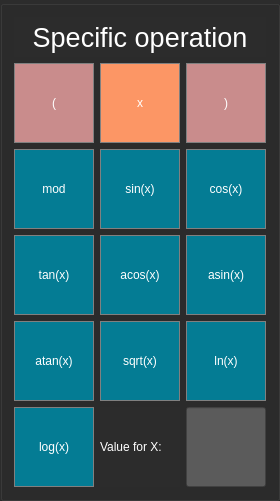
      <widget class="QGroupBox" name="SpecificOperation">
       <property name="styleSheet">
        <string notr="true">QGroupBox {background:rgb(44, 44, 44);}
QLineEdit {
color: black;
background:rgb(91, 91, 91);
}
QLabel {
background:rgb(44, 44, 44);
  color: white;
}
QPushButton {
    background: rgb(4, 124, 148);
    color: white;
    border: 1px solid gray;
}

QPushButton:hover {
    background: QLinearGradient(x1: 0, y1: 0,
                                x2: 1, y2: 1,
                                stop: 0.3 #4B79A1,
                                stop: 1 #283E51);
    color: white;
}
QPushButton:pressed {
    background-color: QLinearGradient(x1: 0, y1: 0, x2: 0, y2: 1,
                                      stop: 0 #dadbde, stop: 1 rgb(183, 182, 184));
}

</string>
       </property>
       <layout class="QGridLayout" name="gridLayout_2">
        <item row="1" column="2">
         <widget class="QPushButton" name="pushButton_RB">
          <property name="sizePolicy">
           <sizepolicy hsizetype="Fixed" vsizetype="Preferred">
            <horstretch>0</horstretch>
            <verstretch>0</verstretch>
           </sizepolicy>
          </property>
          <property name="minimumSize">
           <size>
            <width>80</width>
            <height>80</height>
           </size>
          </property>
          <property name="maximumSize">
           <size>
            <width>80</width>
            <height>80</height>
           </size>
          </property>
          <property name="styleSheet">
           <string notr="true">/* QPushButton в салатовом стиле */
QPushButton {
  background-color:#c98c8c
;
  color: white; 
  border: 1px solid gray;
}
QPushButton:pressed {
    background-color: qlineargradient(x1: 0, y1: 0, x2: 0, y2: 1,
                                      stop: 0 #FF7832, stop: 1 #FF9739);
}
</string>
          </property>
          <property name="text">
           <string>)</string>
          </property>
          <attribute name="buttonGroup">
           <string notr="true">NumsGroup</string>
          </attribute>
         </widget>
        </item>
        <item row="3" column="2">
         <widget class="QPushButton" name="pushButton_asin">
          <property name="sizePolicy">
           <sizepolicy hsizetype="Fixed" vsizetype="Preferred">
            <horstretch>0</horstretch>
            <verstretch>0</verstretch>
           </sizepolicy>
          </property>
          <property name="minimumSize">
           <size>
            <width>80</width>
            <height>80</height>
           </size>
          </property>
          <property name="maximumSize">
           <size>
            <width>80</width>
            <height>80</height>
           </size>
          </property>
          <property name="styleSheet">
           <string notr="true"/>
          </property>
          <property name="text">
           <string>asin(x)</string>
          </property>
          <attribute name="buttonGroup">
           <string notr="true">TrigonometricGroup</string>
          </attribute>
         </widget>
        </item>
        <item row="0" column="0" colspan="3">
         <widget class="QLabel" name="label">
          <property name="minimumSize">
           <size>
            <width>0</width>
            <height>40</height>
           </size>
          </property>
          <property name="maximumSize">
           <size>
            <width>16777215</width>
            <height>40</height>
           </size>
          </property>
          <property name="font">
           <font>
            <pointsize>20</pointsize>
           </font>
          </property>
          <property name="text">
           <string>Specific operation</string>
          </property>
          <property name="alignment">
           <set>Qt::AlignCenter</set>
          </property>
         </widget>
        </item>
        <item row="5" column="1">
         <widget class="QLabel" name="label_2">
          <property name="styleSheet">
           <string notr="true"/>
          </property>
          <property name="text">
           <string>Value for X:</string>
          </property>
         </widget>
        </item>
        <item row="2" column="0">
         <widget class="QPushButton" name="pushButton_mod">
          <property name="sizePolicy">
           <sizepolicy hsizetype="Fixed" vsizetype="Preferred">
            <horstretch>0</horstretch>
            <verstretch>0</verstretch>
           </sizepolicy>
          </property>
          <property name="minimumSize">
           <size>
            <width>80</width>
            <height>80</height>
           </size>
          </property>
          <property name="maximumSize">
           <size>
            <width>80</width>
            <height>80</height>
           </size>
          </property>
          <property name="styleSheet">
           <string notr="true"/>
          </property>
          <property name="text">
           <string> mod </string>
          </property>
          <attribute name="buttonGroup">
           <string notr="true">NumsGroup</string>
          </attribute>
         </widget>
        </item>
        <item row="1" column="0">
         <widget class="QPushButton" name="pushButton_LB">
          <property name="sizePolicy">
           <sizepolicy hsizetype="Fixed" vsizetype="Preferred">
            <horstretch>0</horstretch>
            <verstretch>0</verstretch>
           </sizepolicy>
          </property>
          <property name="minimumSize">
           <size>
            <width>80</width>
            <height>80</height>
           </size>
          </property>
          <property name="maximumSize">
           <size>
            <width>80</width>
            <height>80</height>
           </size>
          </property>
          <property name="styleSheet">
           <string notr="true">/* QPushButton в салатовом стиле */
QPushButton {
  background-color: #c98c8c
;
  color: white; 
  border: 1px solid gray;
}
QPushButton:pressed {
    background-color: qlineargradient(x1: 0, y1: 0, x2: 0, y2: 1,
                                      stop: 0 #FF7832, stop: 1 #FF9739);
}
</string>
          </property>
          <property name="text">
           <string>(</string>
          </property>
          <attribute name="buttonGroup">
           <string notr="true">NumsGroup</string>
          </attribute>
         </widget>
        </item>
        <item row="1" column="1">
         <widget class="QPushButton" name="pushButton_X">
          <property name="sizePolicy">
           <sizepolicy hsizetype="Fixed" vsizetype="Preferred">
            <horstretch>0</horstretch>
            <verstretch>0</verstretch>
           </sizepolicy>
          </property>
          <property name="minimumSize">
           <size>
            <width>80</width>
            <height>80</height>
           </size>
          </property>
          <property name="maximumSize">
           <size>
            <width>80</width>
            <height>80</height>
           </size>
          </property>
          <property name="styleSheet">
           <string notr="true">QPushButton {
  background-color: #fc9665;
  color: white; 
  border: 1px solid gray;
}
QPushButton:pressed {
    background-color: qlineargradient(x1: 0, y1: 0, x2: 0, y2: 1,
                                      stop: 0 #FF7832, stop: 1 #FF9739);
}

</string>
          </property>
          <property name="text">
           <string>x</string>
          </property>
          <attribute name="buttonGroup">
           <string notr="true">NumsGroup</string>
          </attribute>
         </widget>
        </item>
        <item row="4" column="0">
         <widget class="QPushButton" name="pushButton_atan">
          <property name="sizePolicy">
           <sizepolicy hsizetype="Fixed" vsizetype="Preferred">
            <horstretch>0</horstretch>
            <verstretch>0</verstretch>
           </sizepolicy>
          </property>
          <property name="minimumSize">
           <size>
            <width>80</width>
            <height>80</height>
           </size>
          </property>
          <property name="maximumSize">
           <size>
            <width>80</width>
            <height>80</height>
           </size>
          </property>
          <property name="styleSheet">
           <string notr="true"/>
          </property>
          <property name="text">
           <string>atan(x)</string>
          </property>
          <attribute name="buttonGroup">
           <string notr="true">TrigonometricGroup</string>
          </attribute>
         </widget>
        </item>
        <item row="2" column="2">
         <widget class="QPushButton" name="pushButton_cos">
          <property name="sizePolicy">
           <sizepolicy hsizetype="Fixed" vsizetype="Preferred">
            <horstretch>0</horstretch>
            <verstretch>0</verstretch>
           </sizepolicy>
          </property>
          <property name="minimumSize">
           <size>
            <width>80</width>
            <height>80</height>
           </size>
          </property>
          <property name="maximumSize">
           <size>
            <width>80</width>
            <height>80</height>
           </size>
          </property>
          <property name="styleSheet">
           <string notr="true"/>
          </property>
          <property name="text">
           <string>cos(x)</string>
          </property>
          <attribute name="buttonGroup">
           <string notr="true">TrigonometricGroup</string>
          </attribute>
         </widget>
        </item>
        <item row="3" column="1">
         <widget class="QPushButton" name="pushButton_acos">
          <property name="sizePolicy">
           <sizepolicy hsizetype="Fixed" vsizetype="Preferred">
            <horstretch>0</horstretch>
            <verstretch>0</verstretch>
           </sizepolicy>
          </property>
          <property name="minimumSize">
           <size>
            <width>80</width>
            <height>80</height>
           </size>
          </property>
          <property name="maximumSize">
           <size>
            <width>80</width>
            <height>80</height>
           </size>
          </property>
          <property name="styleSheet">
           <string notr="true"/>
          </property>
          <property name="text">
           <string>acos(x)</string>
          </property>
          <attribute name="buttonGroup">
           <string notr="true">TrigonometricGroup</string>
          </attribute>
         </widget>
        </item>
        <item row="2" column="1">
         <widget class="QPushButton" name="pushButton_sin">
          <property name="sizePolicy">
           <sizepolicy hsizetype="Fixed" vsizetype="Preferred">
            <horstretch>0</horstretch>
            <verstretch>0</verstretch>
           </sizepolicy>
          </property>
          <property name="minimumSize">
           <size>
            <width>80</width>
            <height>80</height>
           </size>
          </property>
          <property name="maximumSize">
           <size>
            <width>80</width>
            <height>80</height>
           </size>
          </property>
          <property name="styleSheet">
           <string notr="true"/>
          </property>
          <property name="text">
           <string>sin(x)</string>
          </property>
          <attribute name="buttonGroup">
           <string notr="true">TrigonometricGroup</string>
          </attribute>
         </widget>
        </item>
        <item row="4" column="2">
         <widget class="QPushButton" name="pushButton_ln">
          <property name="sizePolicy">
           <sizepolicy hsizetype="Fixed" vsizetype="Preferred">
            <horstretch>0</horstretch>
            <verstretch>0</verstretch>
           </sizepolicy>
          </property>
          <property name="minimumSize">
           <size>
            <width>80</width>
            <height>80</height>
           </size>
          </property>
          <property name="maximumSize">
           <size>
            <width>80</width>
            <height>800</height>
           </size>
          </property>
          <property name="styleSheet">
           <string notr="true"/>
          </property>
          <property name="text">
           <string>ln(x)</string>
          </property>
          <attribute name="buttonGroup">
           <string notr="true">TrigonometricGroup</string>
          </attribute>
         </widget>
        </item>
        <item row="5" column="2">
         <widget class="QLineEdit" name="lineEdit_x_value">
          <property name="maximumSize">
           <size>
            <width>80</width>
            <height>80</height>
           </size>
          </property>
          <property name="focusPolicy">
           <enum>Qt::ClickFocus</enum>
          </property>
          <property name="alignment">
           <set>Qt::AlignRight|Qt::AlignTrailing|Qt::AlignVCenter</set>
          </property>
         </widget>
        </item>
        <item row="3" column="0">
         <widget class="QPushButton" name="pushButton_tan">
          <property name="sizePolicy">
           <sizepolicy hsizetype="Fixed" vsizetype="Preferred">
            <horstretch>0</horstretch>
            <verstretch>0</verstretch>
           </sizepolicy>
          </property>
          <property name="minimumSize">
           <size>
            <width>80</width>
            <height>80</height>
           </size>
          </property>
          <property name="maximumSize">
           <size>
            <width>80</width>
            <height>80</height>
           </size>
          </property>
          <property name="styleSheet">
           <string notr="true"/>
          </property>
          <property name="text">
           <string>tan(x)</string>
          </property>
          <attribute name="buttonGroup">
           <string notr="true">TrigonometricGroup</string>
          </attribute>
         </widget>
        </item>
        <item row="5" column="0">
         <widget class="QPushButton" name="pushButton_log">
          <property name="sizePolicy">
           <sizepolicy hsizetype="Minimum" vsizetype="Preferred">
            <horstretch>0</horstretch>
            <verstretch>0</verstretch>
           </sizepolicy>
          </property>
          <property name="minimumSize">
           <size>
            <width>80</width>
            <height>80</height>
           </size>
          </property>
          <property name="maximumSize">
           <size>
            <width>8000</width>
            <height>80</height>
           </size>
          </property>
          <property name="styleSheet">
           <string notr="true"/>
          </property>
          <property name="text">
           <string>log(x)</string>
          </property>
          <attribute name="buttonGroup">
           <string notr="true">TrigonometricGroup</string>
          </attribute>
         </widget>
        </item>
        <item row="4" column="1">
         <widget class="QPushButton" name="pushButton_aqrt">
          <property name="sizePolicy">
           <sizepolicy hsizetype="Fixed" vsizetype="Preferred">
            <horstretch>0</horstretch>
            <verstretch>0</verstretch>
           </sizepolicy>
          </property>
          <property name="minimumSize">
           <size>
            <width>80</width>
            <height>80</height>
           </size>
          </property>
          <property name="maximumSize">
           <size>
            <width>80</width>
            <height>80</height>
           </size>
          </property>
          <property name="styleSheet">
           <string notr="true"/>
          </property>
          <property name="text">
           <string>sqrt(x)</string>
          </property>
          <attribute name="buttonGroup">
           <string notr="true">TrigonometricGroup</string>
          </attribute>
         </widget>
        </item>
       </layout>
      </widget>
